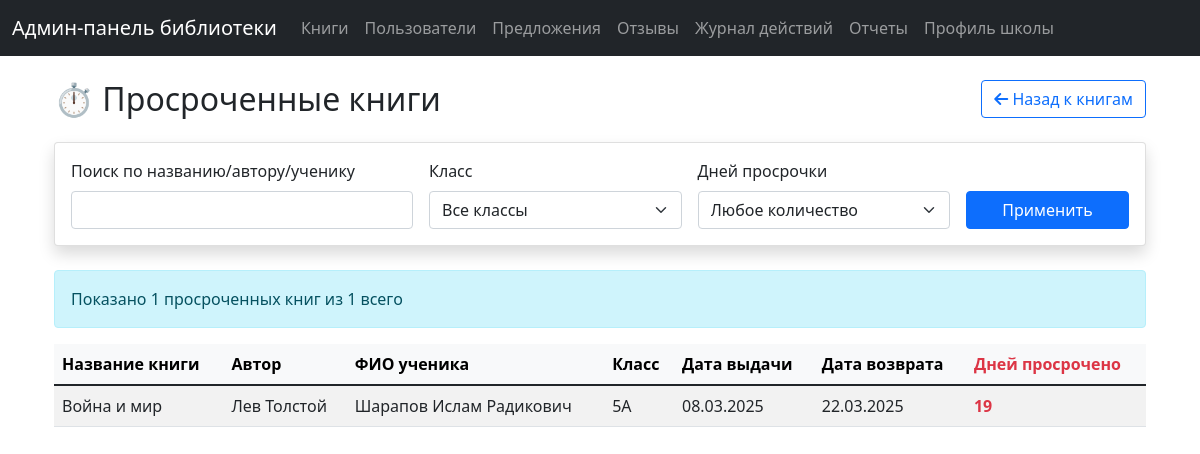
Before: /overdue-books (signed in) with the older database file.
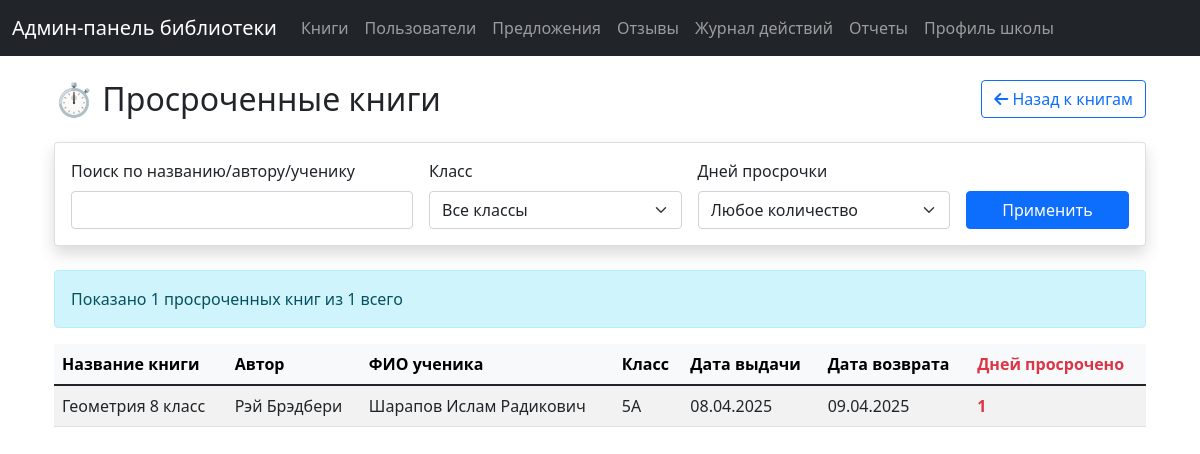
After: the same page with the newer database file.
### tables this page shows
CREATE TABLE borrowed_books (
                    id INTEGER PRIMARY KEY AUTOINCREMENT,
                    user_id INTEGER,
                    book_id INTEGER,
                    copy_id INTEGER,
                    reservation_id INTEGER,
                    borrow_date TIMESTAMP,
                    return_date TIMESTAMP,
                    status TEXT DEFAULT 'borrowed', extended INTEGER DEFAULT 0, is_textbook INTEGER DEFAULT 0, is_mass_issue INTEGER DEFAULT 0,
                    FOREIGN KEY (user_id) REFERENCES users (id),
                    FOREIGN KEY (book_id) REFERENCES books (id),
                    FOREIGN KEY (copy_id) REFERENCES book_copies (id),
                    FOREIGN KEY (reservation_id) REFERENCES book_reservations (id)
                );

CREATE TABLE books (
                    id INTEGER PRIMARY KEY AUTOINCREMENT,
                    title TEXT NOT NULL,
                    author TEXT NOT NULL,
                    description TEXT,
                    quantity INTEGER DEFAULT 0,
                    theme TEXT
                , pages INTEGER, edition_number TEXT, publication_year INTEGER, publisher TEXT, is_textbook TEXT DEFAULT 'N');

CREATE TABLE users (
                    id INTEGER PRIMARY KEY,
                    username TEXT,
                    full_name TEXT,
                    phone TEXT,
                    role TEXT DEFAULT 'user',
                    is_blocked INTEGER DEFAULT 0,
                    created_at TIMESTAMP DEFAULT CURRENT_TIMESTAMP
                , class TEXT);

### routes.py (the view)
@router.get("/overdue-books")
async def overdue_books_page(
    request: Request,
    page: int = Query(1, ge=1),
    search: str = Query(""),
    class_filter: str = Query("", alias="class"),
    days_filter: Optional[str] = Query("", alias="days")
):
    try:
        if not is_admin(request):
            return RedirectResponse(url="/login", status_code=302)
        with get_db() as conn:
            cursor = conn.cursor()
            per_page = 15
            offset = (page - 1) * per_page
            base_query = """
                SELECT
                    b.title,
                    b.author,
                    u.full_name as student_name,
                    u.class,
                    u.id as user_id,
                    bb.id as borrowed_id,
                    bb.borrow_date,
                    bb.return_date,
                    CAST(julianday(date('now')) - julianday(date(bb.return_date)) AS INTEGER) as days_overdue
                FROM
                    borrowed_books bb
                JOIN
                    book_copies bc ON bb.copy_id = bc.id
                JOIN
                    books b ON bc.book_id = b.id
                JOIN
                    users u ON bb.user_id = u.id
                WHERE
                    bb.status = 'borrowed'
                    AND bb.return_date < date('now')
            """
            conditions = []
            params = []
            if search:
                conditions.append("(b.title LIKE ? OR b.author LIKE ? OR u.full_name LIKE ?)")
                search_param = f"%{search}%"
                params.extend([search_param, search_param, search_param])
            if class_filter:
                conditions.append("u.class = ?")
                params.append(class_filter)
            if days_filter and days_filter.isdigit():
                conditions.append("(julianday(date('now')) - julianday(date(bb.return_date))) >= ?")
                params.append(int(days_filter))
            if conditions:
                base_query += " AND " + " AND ".join(conditions)
            base_query += " ORDER BY days_overdue DESC"
            count_query = f"""
                SELECT
                    COUNT(*)
                FROM
                    borrowed_books bb
                JOIN
                    book_copies bc ON bb.copy_id = bc.id
                JOIN
                    books b ON bc.book_id = b.id
                JOIN
                    users u ON bb.user_id = u.id
                WHERE
                    bb.status = 'borrowed'
                    AND bb.return_date < date('now')
            """
            if conditions:
                count_query += " AND " + " AND ".join(conditions)
            cursor.execute(count_query, params)
            total_overdue = cursor.fetchone()[0]
            base_query += " LIMIT ? OFFSET ?"
            params.extend([per_page, offset])
            cursor.execute(base_query, params)
            overdue_data = cursor.fetchall()
            overdue_books = [dict(zip([column[0] for column in cursor.description], row)) for row in overdue_data]
            for book in overdue_books:
                book['borrow_date'] = datetime.fromisoformat(book['borrow_date']).strftime("%d.%m.%Y")
                book['return_date'] = datetime.fromisoformat(book['return_date']).strftime("%d.%m.%Y")
            cursor.execute("SELECT DISTINCT class FROM users WHERE class IS NOT NULL AND class != '' ORDER BY class")
            classes = [row[0] for row in cursor.fetchall()]
            total_pages = (total_overdue + per_page - 1) // per_page if total_overdue > 0 else 1
            return templates.TemplateResponse("overdue_books.html", {
                "request": request,
                "overdue_books": overdue_books,
                "total_overdue": total_overdue,
                "current_page": page,
                "total_pages": total_pages,
                "search_query": search,
                "class_filter": class_filter,
                "days_filter": days_filter,
                "classes": classes,
                "max": max,
                "min": min
            })
    except Exception as e:
        logging.error(f"Error loading overdue books page: {e}")
        return templates.TemplateResponse("error.html", {"request": request, "error": f"Ошибка загрузки страницы просроченных книг: {e}"})

### database/models.py (called while the page is built)
@contextlib.contextmanager
def get_db():
    conn = sqlite3.connect('library.db')
    try:
        yield conn
    finally:
        conn.close()

### routes.py (called while the page is built)
def is_admin(request: Request) -> bool:
    return request.session.get('is_admin', False)

### admin_panel/templates/overdue_books.html (shortened to what this page needs)
{% extends "base.html" %}
{% block content %}
<div class="container mt-4">
    <div class="d-flex justify-content-between align-items-center mb-4">
        <h2 class="mb-0">
            <span class="text-danger">⏱️</span> Просроченные книги
        </h2>
        <a href="/books" class="btn btn-outline-primary">
            <i class="fas fa-arrow-left"></i> Назад к книгам
        </a>
    </div>
    <div class="card mb-4">
        <div class="card-body">
            <form method="get" action="/overdue-books">
                <div class="row g-3">
                    <div class="col-md-4">
                        <label for="search" class="form-label">Поиск по названию/автору/ученику</label>
                        <input type="text" class="form-control" id="search" name="search" value="{{ search_query }}">
                    </div>
                    <div class="col-md-3">
                        <label for="class_filter" class="form-label">Класс</label>
                        <select class="form-select" id="class_filter" name="class">
                            <option value="">Все классы</option>
                        </select>
                    </div>
                    <div class="col-md-3">
                        <label for="days_overdue" class="form-label">Дней просрочки</label>
                        <select class="form-select" id="days_overdue" name="days">
                            <option value="">Любое количество</option>
                        </select>
                    </div>
                    <div class="col-md-2 d-flex align-items-end">
                        <button type="submit" class="btn btn-primary w-100">Применить</button>
                    </div>
                </div>
            </form>
        </div>
    </div>
    {% if overdue_books %}
        <div class="alert alert-info">
            Показано {{ overdue_books|length }} просроченных книг из {{ total_overdue }} всего
        </div>
        <div class="table-responsive">
            <table class="table table-striped table-hover">
                <thead class="table-light">
                    <tr>
                        <th scope="col">Название книги</th>
                        <th scope="col">Автор</th>
                        <th scope="col">ФИО ученика</th>
                        <th scope="col">Класс</th>
                        <th scope="col">Дата выдачи</th>
                        <th scope="col">Дата возврата</th>
                        <th scope="col" class="text-danger">Дней просрочено</th>
                    </tr>
                </thead>
                <tbody>
                    {% for book in overdue_books %}
                    <tr>
                        <td>{{ book.title }}</td>
                        <td>{{ book.author }}</td>
                        <td>{{ book.student_name }}</td>
                        <td>{{ book.class }}</td>
                        <td>{{ book.borrow_date }}</td>
                        <td>{{ book.return_date }}</td>
                        <td class="text-danger fw-bold">{{ book.days_overdue }}</td>
                    </tr>
                    {% endfor %}
                </tbody>
            </table>
        </div>
    {% else %}
        <div class="alert alert-success">
            <i class="fas fa-check-circle"></i> На данный момент нет просроченных книг.
        </div>
    {% endif %}
</div>
{% endblock %}

### admin_panel/templates/base.html (shortened to what this page needs)
<!DOCTYPE html>
<html>
<head>
    <link href="https://cdn.jsdelivr.net/npm/bootstrap@5.1.3/dist/css/bootstrap.min.css" rel="stylesheet">
    <link rel="stylesheet" href="https://cdnjs.cloudflare.com/ajax/libs/font-awesome/6.0.0/css/all.min.css">
    <link href="{{ url_for('static', path='/css/style.css') }}" rel="stylesheet">
</head>
<body>
    <nav class="navbar navbar-expand-lg navbar-dark bg-dark">
        <div class="container-fluid">
            <a class="navbar-brand" href="/">Админ-панель библиотеки</a>
            <div class="collapse navbar-collapse" id="navbarNav">
                <ul class="navbar-nav me-auto">
                    <li class="nav-item">
                        <a class="nav-link" href="/books">Книги</a>
                    </li>
                    <li class="nav-item">
                        <a class="nav-link" href="/users">Пользователи</a>
                    </li>
                    <li class="nav-item">
                        <a class="nav-link" href="/suggestions">Предложения</a>
                    </li>
                    <li class="nav-item">
                        <a class="nav-link" href="/reviews">Отзывы</a>
                    </li>
                    <li class="nav-item">
                        <a class="nav-link" href="/logs">Журнал действий</a>
                    </li>
                    <li class="nav-item">
                        <a class="nav-link" href="/reports">Отчеты</a>
                    </li>
                    <li class="nav-item">
                        <a class="nav-link {% if request.url.path.endswith('/school') %}active{% endif %}" href="/school">
                            Профиль школы
                        </a>
                    </li>
                </ul>
            </div>
        </div>
    </nav>
    <div class="container mt-4">
        {% block content %}{% endblock %}
    </div>
</body>
</html>

### admin_panel/static/css/style.css (style rules this page uses)
.card { box-shadow: 0 0.5rem 1rem rgba(0, 0, 0, 0.15); margin-bottom: 1rem; }
.table { margin-bottom: 0; }
.table td { vertical-align: middle; }

Changed rows visible on the page:
removed borrowed_books: title "Война и мир", author "Лев Толстой", student_name "Шарапов Ислам Радикович", class "5А", borrow_date "08.03.2025", return_date "22.03.2025", days_overdue "19"
added borrowed_books: title "Геометрия 8 класс", author "Рэй Брэдбери", student_name "Шарапов Ислам Радикович", class "5А", borrow_date "08.04.2025", return_date "09.04.2025", days_overdue "1"
